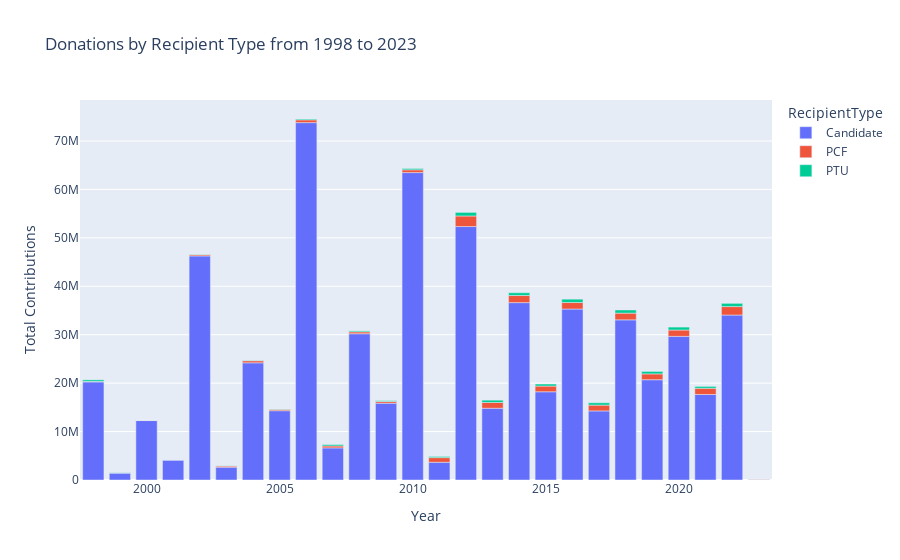

The notebook cell this image was saved under:
### Markdown cell above
### 3.2 Compare donation by recipient types

### Code cell
grouped3 = contribution_df.groupby(['DonationYear', 'RecipientType'])['TotalAmount'].sum().reset_index()

fig = px.bar(
    grouped3,
    x='DonationYear',
    y='TotalAmount',
    color='RecipientType',
    title='Donations by Recipient Type from 1998 to 2023',
    labels={"DonationYear": "Year", "TotalAmount": "Total Contributions"},
)

fig.show()

### Figure 1 — Plotly figure (JSON) as saved in the notebook; plotly's stock layout.template omitted (floating-point values rounded to 4 significant figures)
{"data": [{"alignmentgroup": "True", "hovertemplate": "RecipientType=Candidate<br>Year=%{x}<br>Total Contributions=%{y}<extra></extra>", "legendgroup": "Candidate", "marker": {"color": "#636efa", "pattern": {"shape": ""}}, "name": "Candidate", "offsetgroup": "Candidate", "orientation": "v", "showlegend": true, "textposition": "auto", "type": "bar", "x": [1998, 1999, 2000, 2001, 2002, 2003, 2004, 2005, 2006, 2007, 2008, 2009, 2010, 2011, 2012, 2013, 2014, 2015, 2016, 2017, 2018, 2019, 2020, 2021, 2022, 2023], "xaxis": "x", "y": [20250000.0, 1440000.0, 12270000.0, 4143000.0, 46270000.0, 2649000.0, 24200000.0, 14310000.0, 73790000.0, 6630000.0, 30200000.0, 15860000.0, 63470000.0, 3666000.0, 52330000.0, 14820000.0, 36620000.0, 18220000.0, 35300000.0, 14260000.0, 33070000.0, 20710000.0, 29660000.0, 17660000.0, 34060000.0, 40405], "yaxis": "y"}, {"alignmentgroup": "True", "hovertemplate": "RecipientType=PCF<br>Year=%{x}<br>Total Contributions=%{y}<extra></extra>", "legendgroup": "PCF", "marker": {"color": "#EF553B", "pattern": {"shape": ""}}, "name": "PCF", "offsetgroup": "PCF", "orientation": "v", "showlegend": true, "textposition": "auto", "type": "bar", "x": [1998, 1999, 2000, 2001, 2002, 2003, 2004, 2005, 2006, 2007, 2008, 2009, 2010, 2011, 2012, 2013, 2014, 2015, 2016, 2017, 2018, 2019, 2020, 2021, 2022, 2023], "xaxis": "x", "y": [98330.0, 46790.0, 41830.0, 16500.0, 261300.0, 238800.0, 432900.0, 287900.0, 575900.0, 397300.0, 393432, 352300.0, 574600.0, 956300.0, 2183000.0, 1185000.0, 1466000.0, 1179000.0, 1343000.0, 1200000.0, 1383000.0, 1202000.0, 1314000.0, 1286000.0, 1748000.0, 113700.0], "yaxis": "y"}, {"alignmentgroup": "True", "hovertemplate": "RecipientType=PTU<br>Year=%{x}<br>Total Contributions=%{y}<extra></extra>", "legendgroup": "PTU", "marker": {"color": "#00cc96", "pattern": {"shape": ""}}, "name": "PTU", "offsetgroup": "PTU", "orientation": "v", "showlegend": true, "textposition": "auto", "type": "bar", "x": [1998, 1999, 2000, 2001, 2002, 2003, 2004, 2005, 2006, 2007, 2008, 2009, 2010, 2011, 2012, 2013, 2014, 2015, 2016, 2017, 2018, 2019, 2020, 2021, 2022, 2023], "xaxis": "x", "y": [328700.0, 59180.0, 8281.0, 4746.0, 71510.0, 38700.0, 71490.0, 55540.0, 170800.0, 284900.0, 202800.0, 173500.0, 271000.0, 237400.0, 736600.0, 478700.0, 578000.0, 420400.0, 695300.0, 481400.0, 651200.0, 509600.0, 602600.0, 381900.0, 670000.0, 6283.0], "yaxis": "y"}], "layout": {"barmode": "relative", "legend": {"title": {"text": "RecipientType"}, "tracegroupgap": 0}, "title": {"text": "Donations by Recipient Type from 1998 to 2023"}, "xaxis": {"anchor": "y", "domain": [0, 1], "title": {"text": "Year"}}, "yaxis": {"anchor": "x", "domain": [0, 1], "title": {"text": "Total Contributions"}}}}
